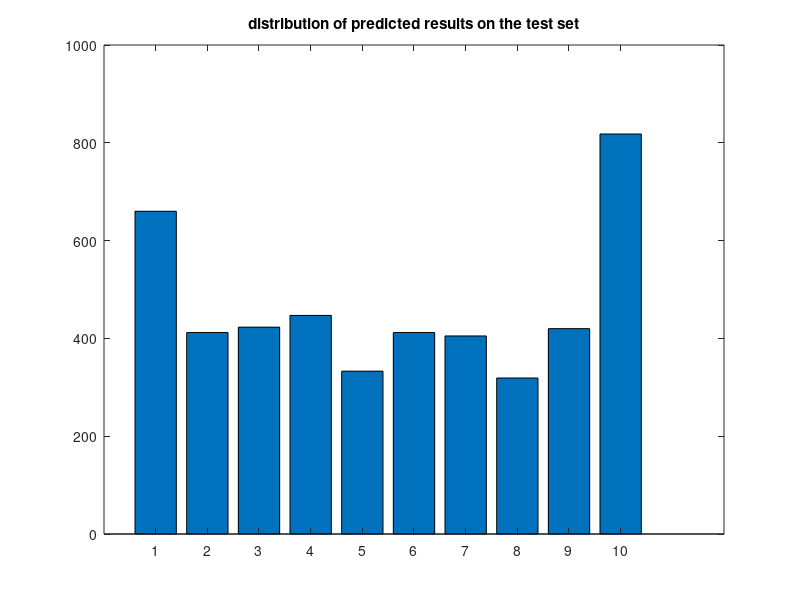

Write the MATLAB code that produced this figure.
%% load data and initialize

clear;
load linear_regression;
[m,n] = size(trainX);

Xset=[trainX,ones(m,1)];
Yset = trainY';

%% divide dataset
% divide all data into two sets
% make sure for each label, there are about equal amount of data in each set

Xset1=[];   
Xset2=[];
Y1=[];
Y2=[];

for i=1:10
    index = find(trainY'==i);
    index1 = index(1:round(end/2));
    index2 = index(round(end/2)+1:end);
    Xset1 = [Xset1; Xset(index1,1:end)];
    Xset2 = [Xset2; Xset(index2,1:end)];
    Y1 = [Y1; Yset(index1,1:end)];
    Y2 = [Y2; Yset(index2,1:end)];
end

%% crossvalidation to calculate the best theta

theta = logspace(-5,5,11);
len = length(theta);

w1 = zeros(n+1,len);
w2 = zeros(n+1,len);

error1 = zeros(len,1);
error2 = zeros(len,1);

for i = 1:length(theta)
    w1(:,i) = inv(Xset1'*Xset1+theta(i)*eye(n+1))*Xset1'*Y1;
    predict2 = Xset2*w1(:,i);
    error1(i) = sum((predict2-Y2).^2);
end

for i = 1:length(theta)
    w2(:,i) = inv(Xset2'*Xset2+theta(i)*eye(n+1))*Xset2'*Y2;
    predict1 = Xset1*w2(:,i);
    error2(i) = sum((predict1-Y1).^2);
end

total_error = error1+error2;
t_index = find(total_error==min(total_error));
best_theta = theta(t_index);
disp(['Best theta:',num2str(best_theta)]);


%% calculate best w for each label

ww = zeros(n+1,10);

for label = 1:10
    label_index = find(trainY'==label);
    y_label = zeros(size(Yset));
    y_label(label_index) = 1;
    ww(:,label) = inv(Xset'*Xset + best_theta*eye(n+1))*Xset'*y_label;
end

%% test accuracy on the training data set

Y = Xset * ww;
predictY = zeros(size(Yset));
correct = 0;

% set the column with the maximum value to be the label value
for j = 1:length(predictY)
    Y_row = Y(j,:);
    predictY(j) = find(Y_row==max(Y_row));
    if predictY(j)==Yset(j)
        correct = correct + 1;
    end
end

accuracy = correct/length(Yset);
disp(['Accuracy on training set:',num2str(accuracy*100),'%.']);


%% caculate the result for the test set

Xtest = [testX,ones(m,1)];
Ytest = Xtest*ww;

% this is the predict result for the test set
result = zeros(size(Xtest,1),1);
count = zeros(1,10);
for k = 1:length(result)
    Y_row = Ytest(k,:);
    result(k) = find(Y_row==max(Y_row));
    count(result(k)) = count(result(k))+1;
end

% show the rough distribution of the predicted result
figure;
bar([1:10],count);
title('distribution of predicted results on the test set');